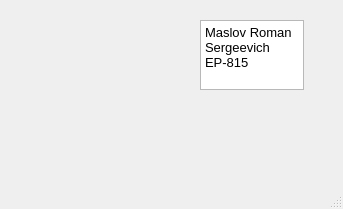
<?xml version="1.0" encoding="UTF-8"?>
<ui version="4.0">
 <class>auth</class>
 <widget class="QMainWindow" name="auth">
  <property name="geometry">
   <rect>
    <x>0</x>
    <y>0</y>
    <width>343</width>
    <height>209</height>
   </rect>
  </property>
  <property name="windowTitle">
   <string>Authors</string>
  </property>
  <widget class="QWidget" name="centralwidget">
   <widget class="QLabel" name="label">
    <property name="geometry">
     <rect>
      <x>70</x>
      <y>50</y>
      <width>71</width>
      <height>17</height>
     </rect>
    </property>
    <property name="text">
     <string/>
    </property>
   </widget>
   <widget class="QLabel" name="label_2">
    <property name="geometry">
     <rect>
      <x>10</x>
      <y>10</y>
      <width>201</width>
      <height>131</height>
     </rect>
    </property>
    <property name="text">
     <string/>
    </property>
    <property name="pixmap">
     <pixmap>13.png</pixmap>
    </property>
   </widget>
   <widget class="QTextEdit" name="textEdit">
    <property name="geometry">
     <rect>
      <x>200</x>
      <y>20</y>
      <width>104</width>
      <height>70</height>
     </rect>
    </property>
    <property name="html">
     <string>&lt;!DOCTYPE HTML PUBLIC &quot;-//W3C//DTD HTML 4.0//EN&quot; &quot;http://www.w3.org/TR/REC-html40/strict.dtd&quot;&gt;
&lt;html&gt;&lt;head&gt;&lt;meta name=&quot;qrichtext&quot; content=&quot;1&quot; /&gt;&lt;style type=&quot;text/css&quot;&gt;
p, li { white-space: pre-wrap; }
&lt;/style&gt;&lt;/head&gt;&lt;body style=&quot; font-family:'Monospace'; font-size:10pt; font-weight:400; font-style:normal;&quot;&gt;
&lt;p style=&quot; margin-top:0px; margin-bottom:0px; margin-left:0px; margin-right:0px; -qt-block-indent:0; text-indent:0px;&quot;&gt;Maslov Roman Sergeevich EP-815&lt;/p&gt;&lt;/body&gt;&lt;/html&gt;</string>
    </property>
   </widget>
  </widget>
  <widget class="QMenuBar" name="menubar">
   <property name="geometry">
    <rect>
     <x>0</x>
     <y>0</y>
     <width>343</width>
     <height>22</height>
    </rect>
   </property>
  </widget>
  <widget class="QStatusBar" name="statusbar"/>
 </widget>
 <resources/>
 <connections/>
</ui>
